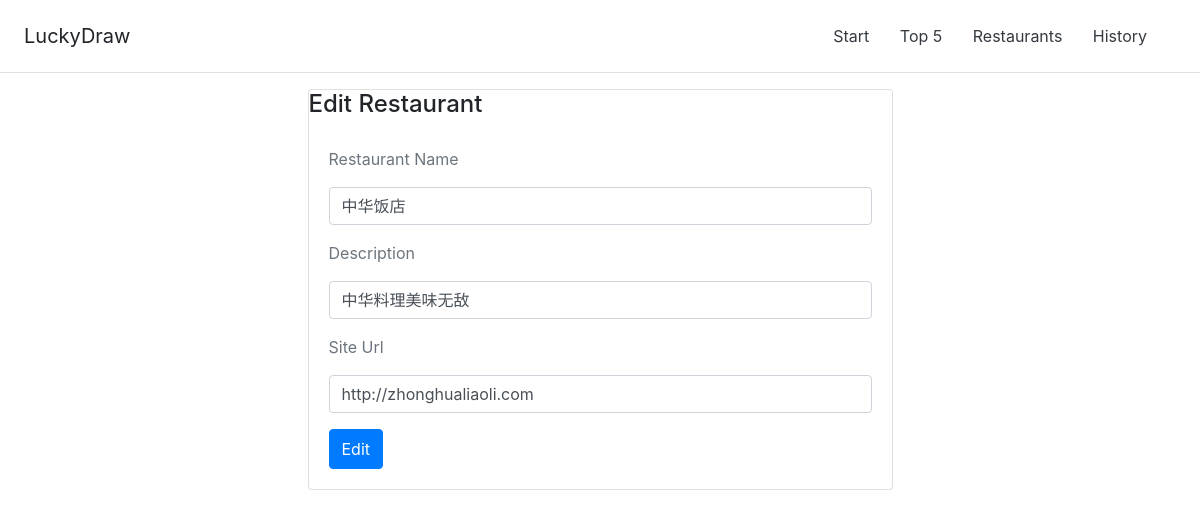
The page /edit-restaurant?id=792a4686-e02d-4404-acc9-591c0002b057 on the database its author committed.
### models/restaurants.py (models this page shows, shortened)
class Restaurants(Base):
    __tablename__ = 'restaurants'
    id = Column(String(50), primary_key=True)
    name = Column(String(50), unique=True)
    description = Column(String(100), nullable=True)
    site_url = Column(String(200), nullable=True)
    draw = Column(Integer(), default=0)
    create_time = Column(DateTime(), nullable=True)
    modeified_time = Column(DateTime(), nullable=True)
    histories = relationship('Histories', backref='restaurants', cascade='all,delete')

### app.py (the view, shortened to what this page needs)
@app.route('/edit-restaurant', methods=['GET', 'POST'])
def edit_restaurant():
    id = request.args.get('id')
    restaurant = Restaurants.query.filter(Restaurants.id == id).first()
    return render_template('edit_restaurant.html', restaurant=restaurant)

### app.py (called while the page is built)
@app.teardown_appcontext
def shutdown_session(exception=None):
    db_session.remove()

### templates/edit_restaurant.html (shortened to what this page needs)
{%  extends 'base.html' %}
{% block content %}
<div class="row justify-content-center">
	<div class="col-lg-6">
		<div class="card">
			<div class="cart-title">
				<h4>Edit Restaurant</h4>
			</div>
			<div class="card-body">
			    <div class="basic-form">
			        <form method="post" action="/edit-restaurant?id={{ restaurant['id'] }}">
			            <div class="form-group">
			                <p class="text-muted m-b-15 f-s-12">Restaurant Name</p>
			                <input name="name" type="text" value="{{ restaurant['name'] }}" class="form-control input-d"
			                       required="required">
			            </div>
			            <div class="form-group">
			                <p class="text-muted m-b-15 f-s-12">Description</p>
			                <input name="description" type="text" value="{{ restaurant['description'] }}" class="form-control input-d"
			                       required="required">
			            </div>
			            <div class="form-group">
			                <p class="text-muted m-b-15 f-s-12">Site Url</p>
			                <input name="site_url" type="text" value="{{ restaurant['site_url'] }}" class="form-control input-d"
			                       required="required">
			            </div>
			            <button type="submit" class="btn btn-primary">Edit</button>
			        </form>
			    </div>
			</div>
		</div>
	</div>
</div>
{% endblock %}

### static/style.css (style rules this page uses)
.btn { padding: 7px 12px; cursor: pointer; }

### rows shown on the page
Restaurants: name "中华饭店", description "中华料理美味无敌", site_url "http://zhonghualiaoli.com"
